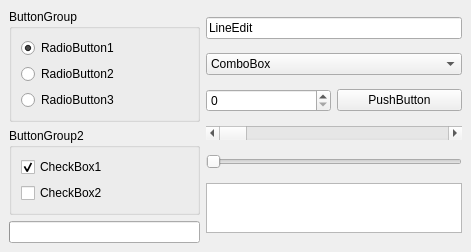
<ui version="4.0" >
 <comment>*********************************************************************
**
** Copyright (C) 2011 Nokia Corporation and/or its subsidiary(-ies).
** All rights reserved.
** Contact: Nokia Corporation (qt-info@nokia.com)
**
** This file is part of the Qt Designer of the Qt Toolkit.
**
** $QT_BEGIN_LICENSE:LGPL$
** GNU Lesser General Public License Usage
** This file may be used under the terms of the GNU Lesser General Public
** License version 2.1 as published by the Free Software Foundation and
** appearing in the file LICENSE.LGPL included in the packaging of this
** file. Please review the following information to ensure the GNU Lesser
** General Public License version 2.1 requirements will be met:
** http://www.gnu.org/licenses/old-licenses/lgpl-2.1.html.
**
** In addition, as a special exception, Nokia gives you certain additional
** rights. These rights are described in the Nokia Qt LGPL Exception
** version 1.1, included in the file LGPL_EXCEPTION.txt in this package.
**
** GNU General Public License Usage
** Alternatively, this file may be used under the terms of the GNU General
** Public License version 3.0 as published by the Free Software Foundation
** and appearing in the file LICENSE.GPL included in the packaging of this
** file. Please review the following information to ensure the GNU General
** Public License version 3.0 requirements will be met:
** http://www.gnu.org/copyleft/gpl.html.
**
** Other Usage
** Alternatively, this file may be used in accordance with the terms and
** conditions contained in a signed written agreement between you and Nokia.
**
**
**
**
**
** $QT_END_LICENSE$
**
*********************************************************************</comment>
 <class>qdesigner_internal::PreviewWidget</class>
 <widget class="QWidget" name="qdesigner_internal::PreviewWidget" >
  <property name="geometry" >
   <rect>
    <x>0</x>
    <y>0</y>
    <width>471</width>
    <height>251</height>
   </rect>
  </property>
  <property name="sizePolicy" >
   <sizepolicy>
    <hsizetype>1</hsizetype>
    <vsizetype>1</vsizetype>
    <horstretch>0</horstretch>
    <verstretch>0</verstretch>
   </sizepolicy>
  </property>
  <property name="windowTitle" >
   <string>Preview Window</string>
  </property>
  <layout class="QGridLayout" >
   <property name="margin" >
    <number>9</number>
   </property>
   <property name="spacing" >
    <number>6</number>
   </property>
   <item rowspan="3" row="0" column="1" >
    <layout class="QVBoxLayout" >
     <property name="margin" >
      <number>0</number>
     </property>
     <property name="spacing" >
      <number>6</number>
     </property>
     <item>
      <widget class="QLineEdit" name="LineEdit1" >
       <property name="text" >
        <string>LineEdit</string>
       </property>
      </widget>
     </item>
     <item>
      <widget class="QComboBox" name="ComboBox1" >
       <item>
        <property name="text" >
         <string>ComboBox</string>
        </property>
       </item>
      </widget>
     </item>
     <item>
      <layout class="QHBoxLayout" >
       <property name="margin" >
        <number>0</number>
       </property>
       <property name="spacing" >
        <number>6</number>
       </property>
       <item>
        <widget class="QSpinBox" name="SpinBox1" />
       </item>
       <item>
        <widget class="QPushButton" name="PushButton1" >
         <property name="text" >
          <string>PushButton</string>
         </property>
        </widget>
       </item>
      </layout>
     </item>
     <item>
      <widget class="QScrollBar" name="ScrollBar1" >
       <property name="orientation" >
        <enum>Qt::Horizontal</enum>
       </property>
      </widget>
     </item>
     <item>
      <widget class="QSlider" name="Slider1" >
       <property name="orientation" >
        <enum>Qt::Horizontal</enum>
       </property>
      </widget>
     </item>
     <item>
      <widget class="QListWidget" name="listWidget" >
       <property name="maximumSize" >
        <size>
         <width>32767</width>
         <height>50</height>
        </size>
       </property>
      </widget>
     </item>
    </layout>
   </item>
   <item row="3" column="0" colspan="2" >
    <spacer>
     <property name="orientation" >
      <enum>Qt::Vertical</enum>
     </property>
     <property name="sizeType" >
      <enum>QSizePolicy::Expanding</enum>
     </property>
     <property name="sizeHint" >
      <size>
       <width>20</width>
       <height>20</height>
      </size>
     </property>
    </spacer>
   </item>
   <item row="2" column="0" >
    <widget class="QProgressBar" name="ProgressBar1" >
     <property name="orientation" >
      <enum>Qt::Horizontal</enum>
     </property>
    </widget>
   </item>
   <item row="1" column="0" >
    <widget class="QGroupBox" name="ButtonGroup2" >
     <property name="title" >
      <string>ButtonGroup2</string>
     </property>
     <layout class="QVBoxLayout" >
      <property name="margin" >
       <number>9</number>
      </property>
      <property name="spacing" >
       <number>6</number>
      </property>
      <item>
       <widget class="QCheckBox" name="CheckBox1" >
        <property name="text" >
         <string>CheckBox1</string>
        </property>
        <property name="checked" >
         <bool>true</bool>
        </property>
       </widget>
      </item>
      <item>
       <widget class="QCheckBox" name="CheckBox2" >
        <property name="text" >
         <string>CheckBox2</string>
        </property>
       </widget>
      </item>
     </layout>
    </widget>
   </item>
   <item row="0" column="0" >
    <widget class="QGroupBox" name="ButtonGroup1" >
     <property name="title" >
      <string>ButtonGroup</string>
     </property>
     <layout class="QVBoxLayout" >
      <property name="margin" >
       <number>9</number>
      </property>
      <property name="spacing" >
       <number>6</number>
      </property>
      <item>
       <widget class="QRadioButton" name="RadioButton1" >
        <property name="text" >
         <string>RadioButton1</string>
        </property>
        <property name="checked" >
         <bool>true</bool>
        </property>
       </widget>
      </item>
      <item>
       <widget class="QRadioButton" name="RadioButton2" >
        <property name="text" >
         <string>RadioButton2</string>
        </property>
       </widget>
      </item>
      <item>
       <widget class="QRadioButton" name="RadioButton3" >
        <property name="text" >
         <string>RadioButton3</string>
        </property>
       </widget>
      </item>
     </layout>
    </widget>
   </item>
  </layout>
 </widget>
 <resources/>
 <connections/>
</ui>
